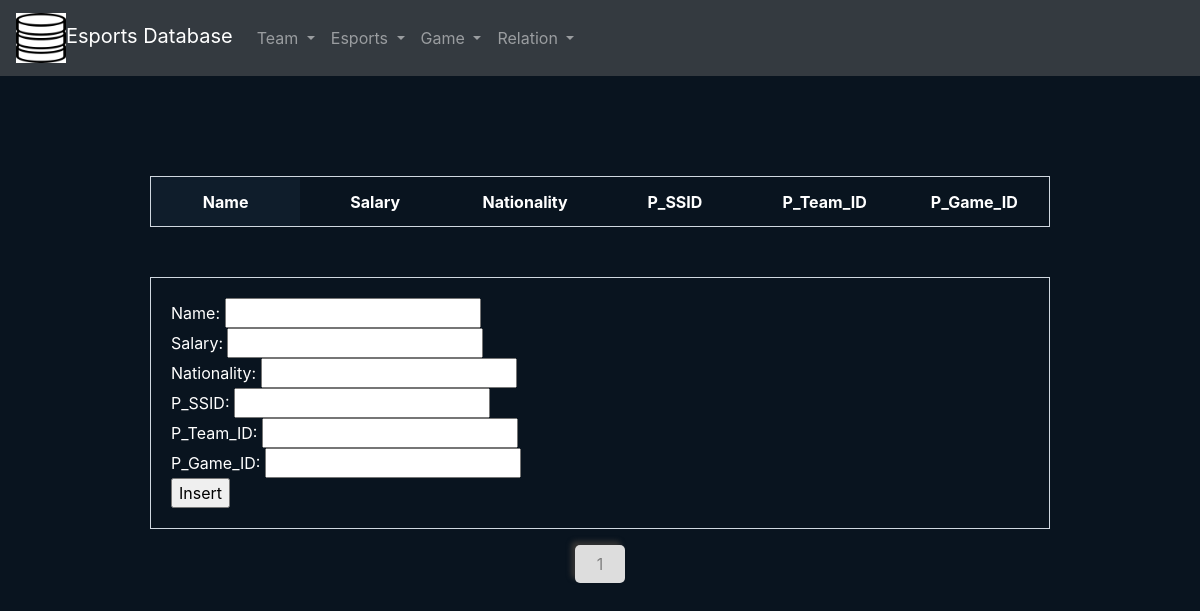
Page /game_frontend/subpage/playerlist.php on the earlier database version.
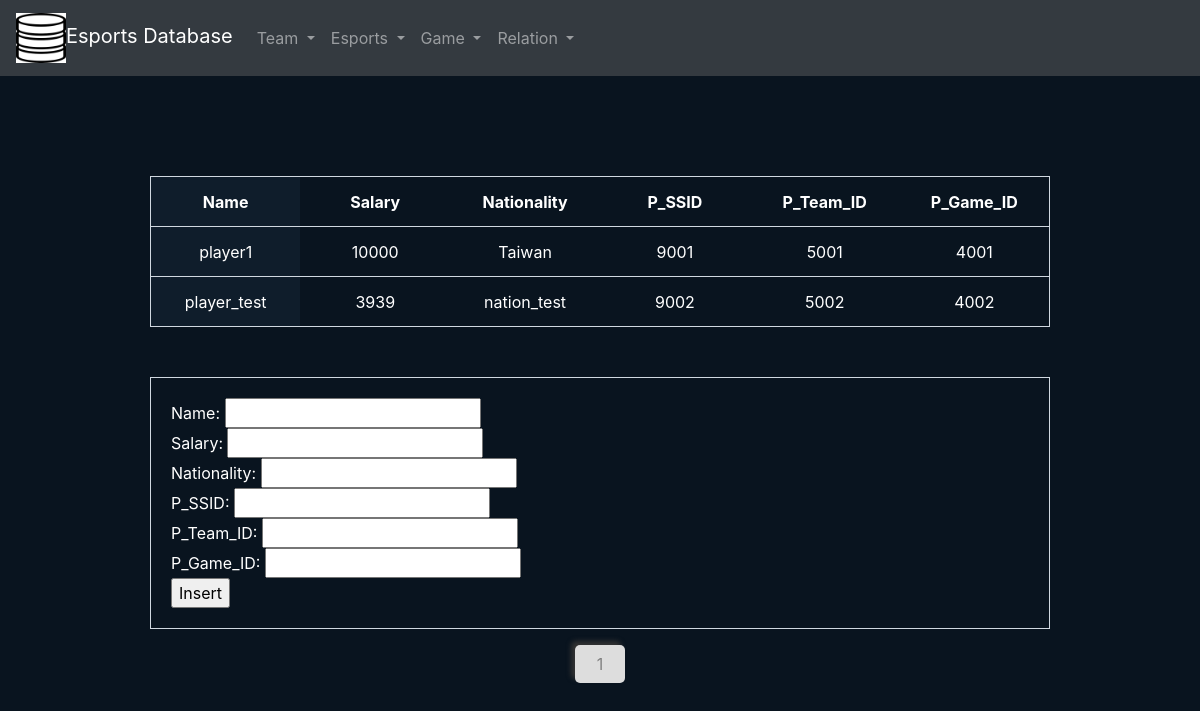
Same page on the later database version.
### tables this page shows
CREATE TABLE `player` (
  `Name` varchar(250) NOT NULL,
  `Salary` int(11) DEFAULT NULL,
  `Nationality` varchar(250) NOT NULL,
  `P_SSID` int(11) NOT NULL,
  `P_Team_ID` int(11) NOT NULL,
  `P_Game_ID` int(11) NOT NULL
);

### game_frontend/subpage/playerlist.php (the view, shortened to what this page needs)
<html lang="zh-TW">
    <head>
        <link rel="stylesheet" href="https://stackpath.bootstrapcdn.com/bootstrap/4.3.1/css/bootstrap.min.css">
        <link rel="stylesheet" href="../css/index.css">
    </head>
    <body>
        <nav class="navbar navbar-expand-sm bg-dark navbar-dark">
            <a class="navbar-brand" href="../index.php"><img src="../img/db.png" class="logo">Esports Database</a>
            <ul class="navbar-nav">
                <li class="nav-item dropdown">
                    <a class="nav-link dropdown-toggle" href="#" id="navbardrop" data-toggle="dropdown">
                       Team
                    </a>
                </li>
                <li class="nav-item dropdown">
                    <a class="nav-link dropdown-toggle" href="#" id="navbardrop" data-toggle="dropdown">
                        Esports
                    </a>
                </li>
                <li class="nav-item dropdown">
                  <a class="nav-link dropdown-toggle" href="#" id="navbardrop" data-toggle="dropdown">
                    Game
                  </a>
                </li>
                <li class="nav-item dropdown">
                    <a class="nav-link dropdown-toggle" href="#" id="navbardrop" data-toggle="dropdown">
                      Relation
                    </a>
                  </li>
              </ul>
        </nav>
        <table class="tableform" align="center">
        <?php
        $db_host='127.0.0.1';
        $db_user='root';
        $db_pass='';
        $db_name='gamedb';
        $conn = mysqli_connect($db_host, $db_user, $db_pass, $db_name);
        $sql = 'select * from player';
        $query = mysqli_query($conn,$sql);
            echo "
            <table class='tableform' align='center'>
            <tr>
            <th>Name</th>
            <th>Salary</th>
            <th>Nationality</th>
            <th>P_SSID</th>
            <th>P_Team_ID</th>
            <th>P_Game_ID</th>
            </tr>";
            while ($row = mysqli_fetch_array($query))
            {
                echo ' <tr>
                <td>'.$row['Name'].'</td>
                <td>'.$row['Salary'].'</td>
                <td>'.$row['Nationality'].'</td>
                <td>'.$row['P_SSID'].'</td>
                <td>'.$row['P_Team_ID'].'</td>
                <td>'.$row['P_Game_ID'].'</td>
                </tr>';
            }
        echo "</table>";
        ?>
        </table>
        <div align = "center">
        <form action="playerlist_insert.php" method = "post" class="tableform" align = "left">
            Name: <input type = "text" name = "Name">
                        <br/>
            Salary: <input type = "text" name = "Salary">
                        <br/>
            Nationality: <input type = "text" name = "Nationality">
                        <br/>
            P_SSID: <input type = "text" name = "P_SSID">
                        <br/>
            P_Team_ID: <input type = "text" name = "P_Team_ID">
                        <br/>
            P_Game_ID: <input type = "text" name = "P_Game_ID">
                        <br/>
            <input type="submit" value ="Insert">
        </form>
        </div>
    <div align=center>
        <a class="btn" href="#">1</a>
    </div>
    </body>
</html>

Differences in the rows shown:
added player: Name "player1", Salary "10000", Nationality "Taiwan", P_SSID "9001", P_Team_ID "5001", P_Game_ID "4001"
added player: Name "player_test", Salary "3939", Nationality "nation_test", P_SSID "9002", P_Team_ID "5002", P_Game_ID "4002"
